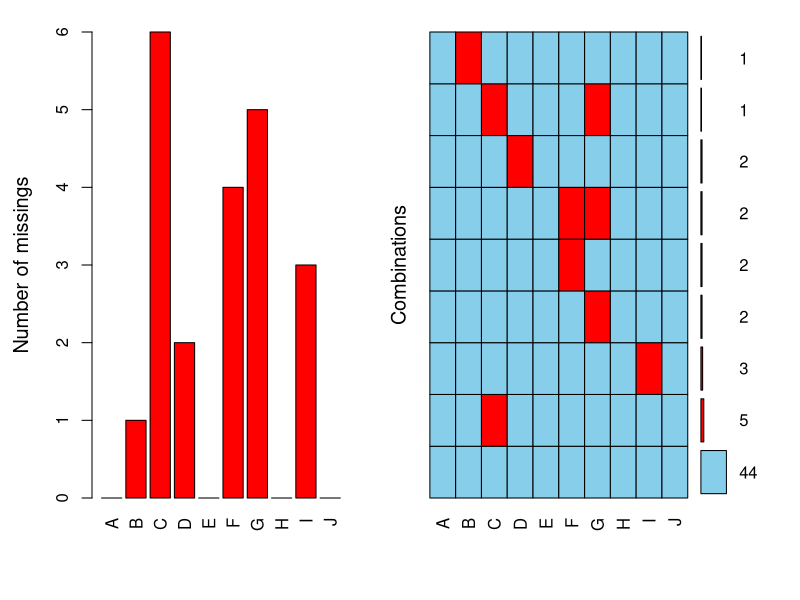

Here is the R script that generated this plot: (Note: this script raises an error after producing the figure.)
#https://cran.r-project.org/web/packages/VIM/vignettes/VIM.html
# Load the required library
library(VIM)

# Read the dataset into R
sleep_data <- read.csv("data.csv")

# Analyse missing values
a <- aggr(sleep_data, plot = FALSE)
plot(a, numbers = TRUE, prop = FALSE)

# Select specific columns for analysis
x <- sleep_data[, c("Dream", "Sleep")]

# Visualise missing values with a margin plot
marginplot(x)

# Perform k-nearest neighbours imputation
x_imputed <- kNN(x)

# Visualise the imputed data with a margin plot
marginplot(x_imputed, delimiter = "_imp")
 
